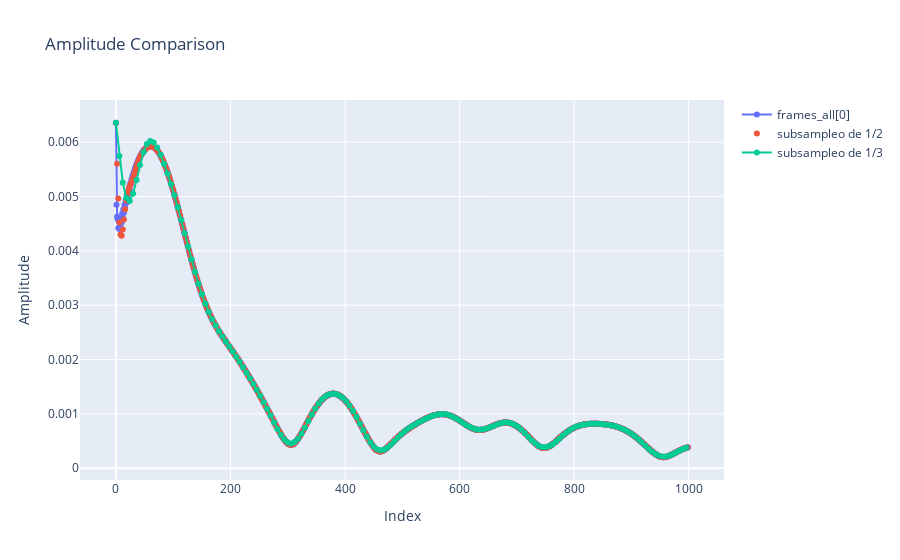

Source (notebook cell):
### Code cell
fig = go.Figure()

# Add trace for frames_all[0]
fig.add_trace(go.Scatter(x=frames_all[0].index[:1000], y=frames_all[0]['Amplitude'][:1000],
                         mode='lines+markers', name='frames_all[0]'))

# Add trace for filtered_df
fig.add_trace(go.Scatter(x=filtered2_df.index[:500], y=filtered2_df['Amplitude'][:500],
                         mode='markers', name='subsampleo de 1/2'))

# Add trace for filtered_df
fig.add_trace(go.Scatter(x=filtered3_df.index[:167], y=filtered3_df['Amplitude'][:167],
                         mode='lines+markers', name='subsampleo de 1/3'))

# Update layout
fig.update_layout(title='Amplitude Comparison',
                  xaxis_title='Index',
                  yaxis_title='Amplitude')

# Show the figure
fig.show()

### Figure 1 — Plotly figure (JSON) as saved in the notebook; plotly's stock layout.template omitted (floating-point values rounded to 4 significant figures; data arrays with more than 128 entries replaced by an {"elided": "..."} marker saying what was removed)
{"data": [{"mode": "lines+markers", "name": "frames_all[0]", "type": "scatter", "x": {"elided": "1000 int values"}, "y": {"elided": "1000 float values"}}, {"mode": "markers", "name": "subsampleo de 1/2", "type": "scatter", "x": {"elided": "500 int values"}, "y": {"elided": "500 float values"}}, {"mode": "lines+markers", "name": "subsampleo de 1/3", "type": "scatter", "x": {"elided": "167 int values"}, "y": {"elided": "167 float values"}}], "layout": {"title": {"text": "Amplitude Comparison"}, "xaxis": {"title": {"text": "Index"}}, "yaxis": {"title": {"text": "Amplitude"}}}}
